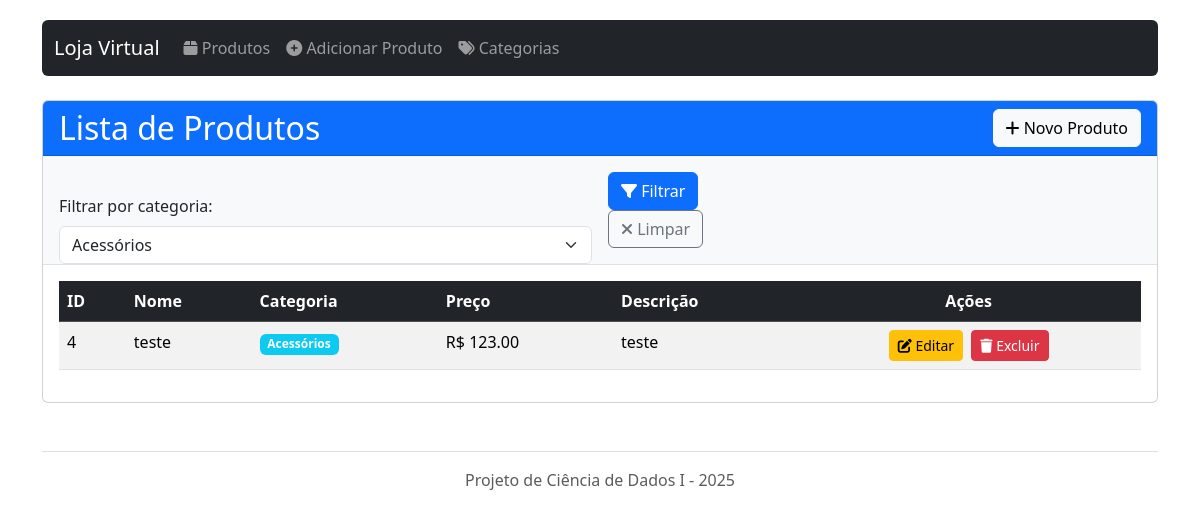
Screenshot of /?categoria=3 with the database file from the repository.
### app.py (models this page shows, shortened)
class Produto(db.Model):
    id = db.Column(db.Integer, primary_key=True)
    nome = db.Column(db.String(100), nullable=False)
    preco = db.Column(db.Float, nullable=False)
    descricao = db.Column(db.Text, nullable=True)
    categoria_id = db.Column(db.Integer, db.ForeignKey('categoria.id', name='fk_produto_categoria'), nullable=True)

class Categoria(db.Model):
    id = db.Column(db.Integer, primary_key=True)
    nome = db.Column(db.String(50), nullable=False, unique=True)
    produtos = db.relationship('Produto', backref='categoria', lazy=True)

### app.py (the view)
@app.route('/')
def listar_produtos():
    categoria_id = request.args.get('categoria', None)
    query = Produto.query
    if categoria_id:
        try:
            categoria_id = int(categoria_id)
            query = query.filter_by(categoria_id=categoria_id)
        except ValueError:
            pass
    produtos = query.all()
    categorias = Categoria.query.order_by(Categoria.nome).all()
    return render_template('listar.html',
                          produtos=produtos,
                          categorias=categorias,
                          categoria_filtro=categoria_id)

### templates/listar.html (shortened to what this page needs)
{% extends 'base.html' %}
{% block content %}
<div class="card">
    <div class="card-header d-flex justify-content-between align-items-center bg-primary text-white">
        <h2 class="mb-0">Lista de Produtos</h2>
        <a href="{{ url_for('adicionar_produto') }}" class="btn btn-light">
            <i class="fas fa-plus"></i> Novo Produto
        </a>
    </div>
    <div class="card-body bg-light border-bottom pb-0">
        <form method="get" class="row g-3 align-items-end">
            <div class="col-md-6">
                <label for="categoria" class="form-label">Filtrar por categoria:</label>
                <select name="categoria" id="categoria" class="form-select">
                    {% for categoria in categorias %}
                        <option value="{{ categoria.id }}" {% if categoria_filtro == categoria.id %}selected{% endif %}>
                            {{ categoria.nome }}
                        </option>
                    {% endfor %}
                </select>
            </div>
            <div class="col-md-2 mb-3">
                <button type="submit" class="btn btn-primary">
                    <i class="fas fa-filter"></i> Filtrar
                </button>
                {% if categoria_filtro %}
                    <a href="{{ url_for('listar_produtos') }}" class="btn btn-outline-secondary">
                        <i class="fas fa-times"></i> Limpar
                    </a>
                {% endif %}
            </div>
        </form>
    </div>
    <div class="card-body">
        {% if produtos %}
            <div class="table-responsive">
                <table class="table table-striped table-hover">
                    <thead class="table-dark">
                        <tr>
                            <th>ID</th>
                            <th>Nome</th>
                            <th>Categoria</th>
                            <th>Preço</th>
                            <th>Descrição</th>
                            <th class="text-center">Ações</th>
                        </tr>
                    </thead>
                    <tbody>
                        {% for produto in produtos %}
                        <tr>
                            <td>{{ produto.id }}</td>
                            <td>{{ produto.nome }}</td>
                            <td>
                                {% if produto.categoria %}
                                    <span class="badge bg-info">{{ produto.categoria.nome }}</span>
                                {% else %}
                                    <span class="badge bg-secondary">Sem categoria</span>
                                {% endif %}
                            </td>
                            <td>R$ {{ "%.2f"|format(produto.preco) }}</td>
                            <td>{{ produto.descricao }}</td>
                            <td class="text-center">
                                <a href="{{ url_for('editar_produto', id=produto.id) }}" class="btn btn-sm btn-warning me-1">
                                    <i class="fas fa-edit"></i> Editar
                                </a>
                                <button type="button" class="btn btn-sm btn-danger" data-bs-toggle="modal" data-bs-target="#deleteModal{{ produto.id }}">
                                    <i class="fas fa-trash"></i> Excluir
                                </button>
                            </td>
                        </tr>
                        {% endfor %}
                    </tbody>
                </table>
            </div>
        {% else %}
            <div class="alert alert-info">
                <i class="fas fa-info-circle"></i> Nenhum produto cadastrado.
                <a href="{{ url_for('adicionar_produto') }}" class="alert-link">Adicionar um produto</a>
            </div>
        {% endif %}
    </div>
</div>
{% endblock %}

### templates/base.html (style rules this page uses)
body { padding-top: 20px; padding-bottom: 20px; }

### rows the page displays
Produto: id "4", nome "teste", categoria.nome "Acessórios", preco "123.00", descricao "teste"

### other values shown
form field categoria "Acessórios"
